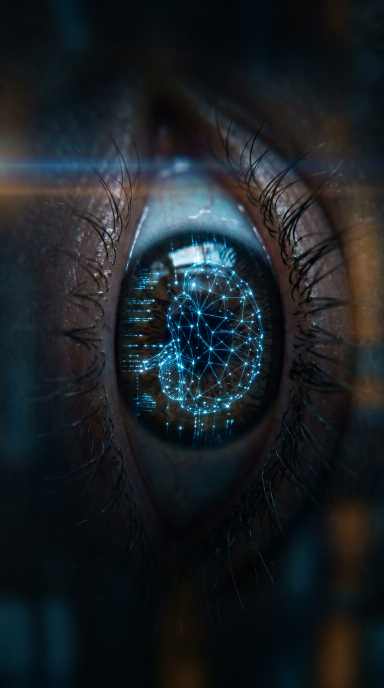
#> input picture ai_ad/assets/img/01_eye.png, 768 x 1376 px (shown at 1/2 size)
$ python -i make_ai_ad.py   (imports and definitions only)
#> lines starting #> are read from the running program, lines starting #| are printed output that depends on the picture
"""AI promo for TikTok — 1080x1920 @30fps, ~58s.

Visuals : 8 AI-generated stills (assets/img) with Ken Burns camera, bloom, light
          leaks, HUD, kinetic Arabic headlines, captions and 5 transition types.
Audio   : Arabic voice-over (assets/vo.mp3) auto-split on its pauses and laid out
          on the timeline + a synthesized cinematic score and SFX with ducking.

Usage:  python3 make_ai_ad.py            -> out/ai_ad.mp4
        python3 make_ai_ad.py --preview  -> out/contact.png (stills contact sheet)
"""
import math, os, random, re, subprocess, sys, wave
from functools import lru_cache
from multiprocessing import Pool

import numpy as np
from PIL import Image, ImageDraw, ImageFilter, ImageFont
import imageio_ffmpeg

HERE = os.path.dirname(os.path.abspath(__file__))
ASSETS = os.path.join(HERE, "assets")
OUT = os.path.join(HERE, "out")
# [1 line not run here, left out]
W, H, FPS, SR = 1080, 1920, 30, 44100
TARGET_DUR = 58.0
# [1 line that did not run here, left out]
rng = np.random.default_rng(11)
# [1 line not run here, left out]

WHITE = (255, 255, 255)
CYAN = (70, 225, 255)
VIOLET = (170, 110, 255)
GOLD = (255, 200, 90)
RED = (255, 80, 90)
INK = (8, 10, 22)

# ---------------------------------------------------------------- easing
def clamp(x, a=0.0, b=1.0): return max(a, min(b, x))
def prog(t, a, b): return clamp((t - a) / (b - a)) if b > a else float(t >= a)
def ease_out(x): return 1 - (1 - x) ** 3
def ease_in(x): return x ** 3
def ease_io(x): return 4 * x ** 3 if x < .5 else 1 - (-2 * x + 2) ** 3 / 2
def ease_back(x, s=1.7): x -= 1; return 1 + (s + 1) * x ** 3 + s * x ** 2
def lerp(a, b, x): return a + (b - a) * x

# ================================================================ VOICE-OVER
# The VO file is one take of these lines (one per scene), in order.
LINES = [
    "إنت لسه فاكر إن الذكاء الاصطناعي حاجة جاية في المستقبل؟ المستقبل ده بدأ خلاص.",
    "الموبايل اللي في إيدك بقى بيكتب، وبيرسم، وبيترجم، وبيتكلم.",
    "الدكاترة بيكتشفوا الأمراض قبل ما تظهر،",
    "والمهندسين بيصمموا مدن كاملة في ساعات بدل سنين.",
    "وفي ناس بتبني مشاريع كاملة لوحدها، من غير فريق، ومن غير رأس مال.",
    "بس خد بالك: الـ AI مش هياخد شغلك. اللي هياخد شغلك، واحد بيعرف يستخدم الـ AI أحسن منك.",
    "والخبر الحلو؟ إنك لسه في الأول. ابدأ النهارده، اتعلم أداة واحدة كل أسبوع،",
    "وبعد سنة، هتبقى شخص تاني خالص. تابعنا، لأن المستقبل مش بيستنى حد.",
]
N = len(LINES)

# [11 lines left out: functions decode, silences, not called in this run]

def split_vo():
    """Cut the VO into one piece per scene at the pause nearest the expected boundary."""
    path = os.path.join(ASSETS, "vo.mp3")
    if not os.path.exists(path):  # dry run: silent stand-in with plausible timing
        lens = [len(l) for l in LINES]
        return [np.zeros(int(SR * 40.0 * n / sum(lens))) for n in lens], False
    vo = decode(path)
    total = len(vo) / SR
    sil = silences(path)
    lens = np.cumsum([len(l) for l in LINES]); lens = lens / lens[-1]
    cuts, last = [0.0], 0.0
    for k in range(N - 1):
        exp = total * lens[k]
        best = min((s for s in sil if (s[0] + s[1]) / 2 > last + .5),
                   key=lambda s: (0 if s[0] <= exp <= s[1] else min(abs(s[0] - exp), abs(s[1] - exp))) - 1.5 * (s[1] - s[0]),
                   default=None)  # prefer long (sentence-end) pauses
        c = (best[0] + best[1]) / 2 if best and abs((best[0] + best[1]) / 2 - exp) < 3.0 else exp
        cuts.append(c); last = c
    cuts.append(total)
    pieces = []
    thr = 10 ** (-38 / 20) * np.max(np.abs(vo))
    for a, b in zip(cuts, cuts[1:]):
        p = vo[int(a * SR):int(b * SR)]
        loud = np.nonzero(np.abs(p) > thr)[0]
        if len(loud):
            p = p[max(0, loud[0] - int(.04 * SR)):min(len(p), loud[-1] + int(.12 * SR))]
        pieces.append(p)
    return pieces, True

PIECES, HAVE_VO = split_vo()
SPEECH = [len(p) / SR for p in PIECES]
INTRO, OUTRO = 0.7, 4.2
GAP = clamp((TARGET_DUR - INTRO - OUTRO - sum(SPEECH)) / (N - 1), 0.9, 1.9)
SP_START, t = [], INTRO
# [2 lines not run here, left out]
# [1 line that did not run here, left out]
# scene k spans [START[k], START[k+1]) ; the cut sits a bit before the next line
# [1 line that did not run here, left out]

def at(k, word, occurrence=0):
    """Global time where `word` is spoken inside scene k's line (char-proportional)."""
#> called with k = 0, word = 'الذكاء', occurrence = 0
    line, i = LINES[k], -1
    for _ in range(occurrence + 1): i = LINES[k].find(word, i + 1)
    i = max(i, 0)
    return SP_START[k] + SPEECH[k] * (i / len(line)) * .96

# ================================================================ FONTS / TEXT
F_HEAD = os.path.join(ASSETS, "Lalezar.ttf")
F_BODY = os.path.join(ASSETS, "Cairo.ttf")

# [57 lines left out: functions font, text_layer, scaled, blit, not called in this run]

# ================================================================ IMAGES
IMG_FILES = ["01_eye", "02_phone", "03_doctor", "04_city", "05_founder", "06_robot", "07_portal", "08_sunrise"]
K = 1.22  # supersample margin for camera moves

# [18 lines left out: functions placeholder, load, not called in this run]

# [1 line not run here, left out]

# [11 lines left out: function camera, not called in this run]

# Ken Burns per scene: zoom from->to, pan from->to (output px)
KB = [
    (1.35, 1.05, (0, 0), (0, 0)),        # eye: slow pull-out
    (1.05, 1.22, (0, 60), (0, -40)),     # phone: push in, rise
    (1.18, 1.06, (60, 0), (-50, 0)),     # doctor: drift right->left
    (1.06, 1.25, (0, 40), (0, -60)),     # city: push in
    (1.20, 1.08, (-40, -30), (40, 20)),  # founder
    (1.08, 1.30, (0, 0), (0, 0)),        # robot: slow tense push
    (1.10, 1.32, (0, 80), (0, -20)),     # portal: fly toward the light
    (1.28, 1.06, (30, 60), (0, 0)),      # sunrise: reveal
]

# ================================================================ FX LAYERS
yy, xx = np.mgrid[0:H, 0:W].astype(np.float32)
_r = np.sqrt(((xx - W / 2) / W) ** 2 + ((yy - H / 2) / H) ** 2)
VIGNETTE = np.clip(1.22 - _r * 1.3, 0.28, 1.0)[..., None].astype(np.float32)
GRAIN = [rng.normal(0, 4.5, (H // 2, W // 2)).astype(np.float32) for _ in range(6)]
SCRIM = (1 - .5 * np.exp(-((np.arange(H, dtype=np.float32) - 480) / 520) ** 2))[:, None, None]
# [1 line not run here, left out]

def grain(i):
    g = GRAIN[i % 6]
    return np.repeat(np.repeat(g, 2, 0), 2, 1)[..., None]

# [20 lines left out: functions bloom, leak_sprite, add_sprite, not called in this run]

def light_leak(arr, t, color, gain=.35):
    add_sprite(arr, leak_sprite(color, 700, 900), W * (.15 + .7 * (.5 + .5 * math.sin(t * .35))), H * .25, gain)
    add_sprite(arr, leak_sprite(color, 500, 700), W * (.85 - .6 * (.5 + .5 * math.sin(t * .27 + 1))), H * .85, gain * .6)

PARTS = [dict(x=random.uniform(0, W), y=random.uniform(0, H), s=random.uniform(1.5, 5), v=random.uniform(15, 70),
              ph=random.uniform(0, 6.28)) for _ in range(55)]

# [45 lines left out: functions dot, particles, hud, scanline, glitch, hblur, not called in this run]

# ================================================================ SCENE CONTENT
# headline item: (time, text, y, size, color, style, extra)
def headlines(k):
    Y = 470
    if k == 0: return [
        (at(0, "الذكاء"), "الذكاء الاصطناعي", Y - 60, 118, CYAN, "glitch", {"until": at(0, "المستقبل", 1) - .1}),
        (at(0, "حاجة"), "حاجة جاية؟", Y + 90, 92, WHITE, "pop", {"until": at(0, "المستقبل", 1) - .1}),
        (at(0, "المستقبل", 1), "المستقبل", Y - 40, 150, WHITE, "slam", {}),
        (at(0, "بدأ"), "بدأ خلاص.", Y + 130, 170, GOLD, "slam", {}),
    ]
    if k == 1: return [
        (at(1, "بيكتب"), "بيكتب", Y - 110, 120, WHITE, "chip", {}),
        (at(1, "وبيرسم"), "بيرسم", Y + 40, 120, WHITE, "chip", {}),
        (at(1, "وبيترجم"), "بيترجم", Y + 190, 120, WHITE, "chip", {}),
        (at(1, "وبيتكلم"), "بيتكلم", Y + 340, 120, CYAN, "chip", {}),
    ]
    if k == 2: return [
        (at(2, "الدكاترة"), "يكتشف المرض", Y - 30, 130, WHITE, "pop", {}),
        (at(2, "قبل"), "قبل ما يظهر", Y + 120, 140, CYAN, "slam", {}),
    ]
    if k == 3: return [
        (at(3, "مدن"), "مدن كاملة", Y - 40, 140, WHITE, "pop", {}),
        (at(3, "ساعات"), "في ساعات", Y + 110, 130, GOLD, "slam", {}),
        (at(3, "سنين"), "مش سنين", Y + 250, 100, (200, 200, 210), "strike", {}),
    ]
    if k == 4: return [
        (at(4, "مشاريع"), "مشروع كامل", Y - 60, 130, WHITE, "pop", {}),
        (at(4, "لوحدها"), "لوحدك.", Y + 90, 170, CYAN, "slam", {}),
        (at(4, "فريق"), "×  من غير فريق", Y + 250, 70, WHITE, "chip", {"font": F_BODY}),
        (at(4, "رأس"), "×  من غير رأس مال", Y + 360, 70, WHITE, "chip", {"font": F_BODY}),
    ]
    if k == 5: return [
        (at(5, "الـ AI"), "الـ AI", Y - 120, 150, CYAN, "glitch", {"until": at(5, "واحد") - .1}),
        (at(5, "مش"), "مش هياخد شغلك", Y + 40, 120, WHITE, "slam", {"until": at(5, "واحد") - .1}),
        (at(5, "واحد"), "اللي هياخده", Y - 100, 110, WHITE, "pop", {}),
        (at(5, "يستخدم"), "واحد بيستخدمه", Y + 40, 125, GOLD, "slam", {}),
        (at(5, "أحسن"), "أحسن منك", Y + 190, 150, GOLD, "slam", {}),
    ]
    if k == 6: return [
        (at(6, "إنك"), "لسه في الأول", Y - 40, 150, WHITE, "slam", {"until": at(6, "ابدأ") - .1}),
        (at(6, "ابدأ"), "ابدأ النهارده", Y - 80, 140, CYAN, "slam", {}),
        (at(6, "أداة"), "أداة واحدة كل أسبوع", Y + 80, 88, WHITE, "chip", {}),
    ]
    if k == 7: return [
        (at(7, "سنة"), "بعد سنة…", Y - 100, 110, WHITE, "pop", {"until": at(7, "تابعنا") - .15}),
        (at(7, "شخص"), "شخص تاني خالص", Y + 50, 140, GOLD, "slam", {"until": at(7, "تابعنا") - .15}),
    ]
    return []

# [1 line that did not run here, left out]
# [1 line that did not run here, left out]

# [56 lines left out: functions draw_headlines, cta, not called in this run]

SCENE_COLOR = [CYAN, VIOLET, CYAN, GOLD, CYAN, RED, VIOLET, GOLD]

# [34 lines left out: function scene, not called in this run]

# ================================================================ TRANSITIONS
TRANS = ["zoom", "whip", "flash", "zoom", "whip", "glitch", "flash", "iris"]  # into scene k (k>=1)
TD = .5

def compose(t, i):
    k = next(j for j in range(N) if START[j] <= t < START[j + 1]) if t < DUR else N - 1
    # are we near a cut?
    for b in range(1, N):
        c = START[b]
        if abs(t - c) < TD / 2:
            p = (t - (c - TD / 2)) / TD  # 0..1
            kind = TRANS[b]
            if kind == "zoom":
                if p < .5:
                    q = ease_in(p * 2)
                    a = sum(scene(b - 1, t, 1 + q * (.35 + .06 * j)) for j in range(3)) / 3
                else:
                    q = 1 - ease_out((p - .5) * 2)
                    a = sum(scene(b, t, 1 + q * (.4 + .06 * j)) for j in range(3)) / 3
                a += 255 * max(0, 1 - abs(p - .5) / .18) * .55
                return a
            if kind == "whip":
                q = ease_io(p)
                off = q * W
                if p < .5:
                    a = scene(b - 1, t, 1.0, off * .9)
                else:
                    a = scene(b, t, 1.0, -(W - off) * .9)
                return hblur(a, 260 * math.sin(math.pi * p) + 1)
            if kind == "flash":
                A, B = scene(b - 1, t), scene(b, t)
                q = ease_io(p)
                m = A * (1 - q) + B * q
                w = max(0, 1 - abs(p - .5) / .5)
                return m + np.array((255, 230, 190), np.float32) * w ** 2 * .9
            if kind == "glitch":
                a = scene(b - 1, t) if p < .5 else scene(b, t)
                return glitch(a, 1 - abs(p - .5) * 2, i)
            if kind == "iris":
                A, B = scene(b - 1, t), scene(b, t)
                r = ease_io(p) * 1.25 * math.hypot(W, H) / 2
                d = np.sqrt((xx - W / 2) ** 2 + (yy - H * .45) ** 2)
                mk = np.clip((r - d) / 60, 0, 1)[..., None]
                ring = np.exp(-((d - r) / 14) ** 2)[..., None] * np.array(GOLD, np.float32) * .9
                return A * (1 - mk) + B * mk + ring
    return scene(k, t, frame_i=i)

# ================================================================ CAPTIONS
def chunks(k):
#> called with k = 0
    words = LINES[k].split()
    out, cur = [], []
    for w in words:
        cur.append(w)
        if len(cur) >= 3 or w[-1] in "،.?؟:":
            out.append(" ".join(cur)); cur = []
    if cur: out.append(" ".join(cur))
    total = sum(len(c) + 1 for c in out)
    t, res = SP_START[k], []
    for c in out:
        d = SPEECH[k] * (len(c) + 1) / total
        res.append((t, t + d, c.strip("،.:")))
        t += d
    return res

# [1 line that did not run here, left out]

# [8 lines left out: function captions, not called in this run]

def frame(i):
    t = i / FPS
    arr = compose(t, i)
    if t < START[-2] + .3 or t < at(7, "تابعنا"):
        captions(arr, t)
    arr *= VIGNETTE
    arr += grain(i)
    # progress bar (retention cue)
    w = int(W * t / DUR)
    arr[14:22, :w] = arr[14:22, :w] * .2 + np.array(CYAN, np.float32) * .8
    arr *= min(1.0, (DUR - t) / .6)
    return np.clip(arr, 0, 255).astype(np.uint8)

# ================================================================ AUDIO
# [166 lines left out: functions synth_audio, main, not called in this run]

# [2 lines not run here, left out]

>>> import cv2
>>> picture = cv2.imread('assets/img/01_eye.png', cv2.IMREAD_GRAYSCALE)
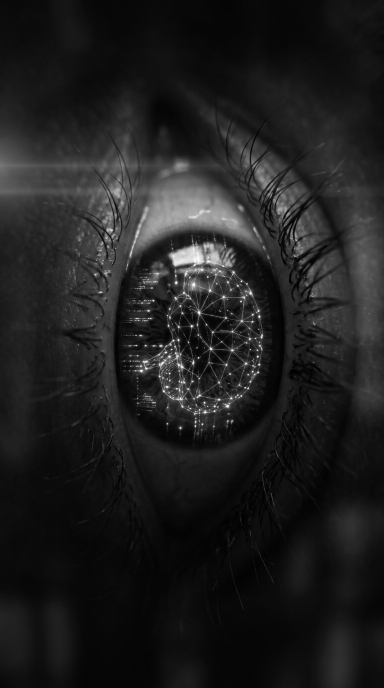
#> picture: shape (1376, 768) (shown at 1/2 size); min 0, max 253, mean 30.7
>>> result = frame(picture)
#> (the run stopped early here; a loop or call above may not have finished)
